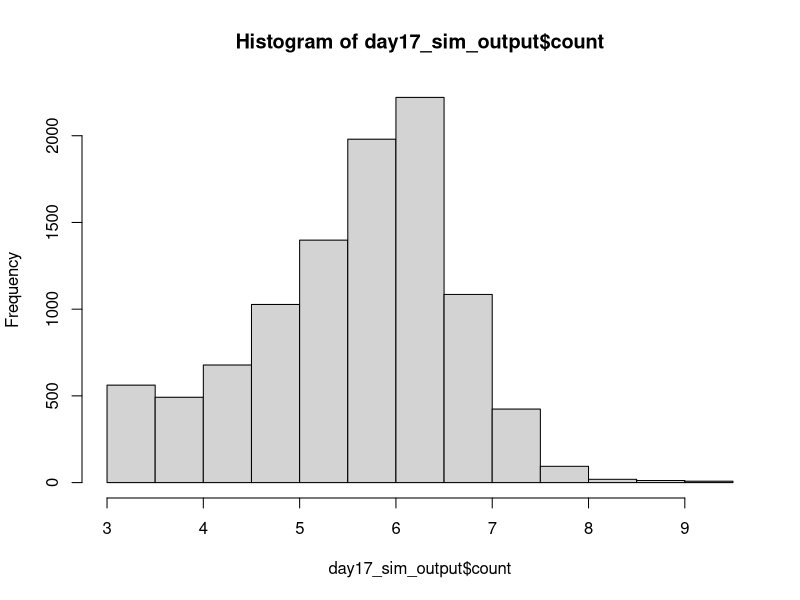
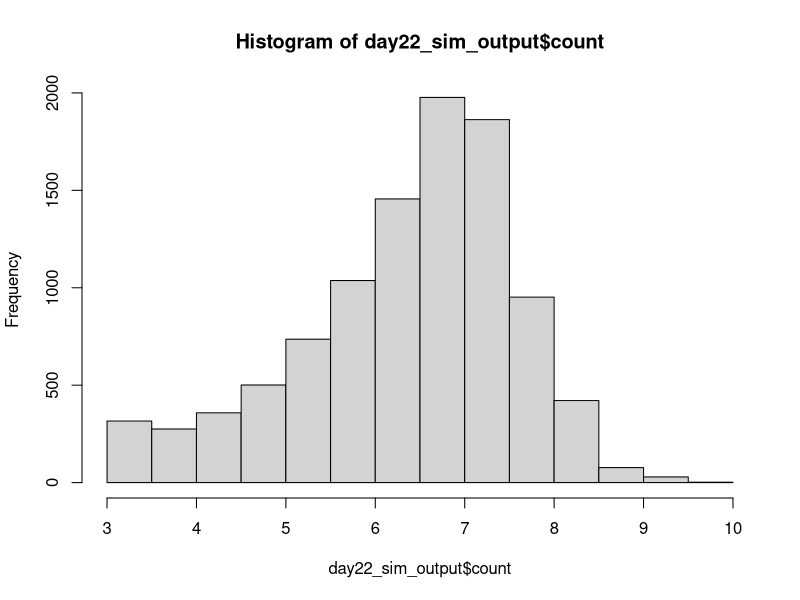

Generate these figures, in order, with R: (Note: this script raises an error after producing the figures.)
## ---------------------------Title---------------------------------------------
# CIDA Shelf Life Model

## ---------------------------Description---------------------------------------
# Project: CIDA Spinach 

# Description: 

## ---------------------------Packages------------------------------------------

#   Loading packages
library(dplyr); library(MASS); library(VGAM)

## ---------------------------Seed----------------------------------------------

#Set seed
set.seed(1)

## ---------------------------Inputs--------------------------------------------

#Load in data

strain_param <- read.csv("primary_model_parameters_strain_by_rep_2022_08_26.csv", header = TRUE)
apc_param <- read.csv("primary_model_parameters_apc_by_rep_2022_09_01.csv", header = TRUE)

mumax_secon <- read.csv("secondary_model_mumax_strain_by_rep_2022-09-01.csv", header = TRUE)
lag_secon <- read.csv("secondary_model_lag_strain_by_rep_2022_09_01.csv", header = TRUE)
lag_apc_secon <- read.csv("secondary_model_lag_apc_by_rep2022_09_01.csv", header = TRUE)

initial_count <- read.csv("initial_distribution_2022_08_24.csv", header = TRUE)
st_frequency <- read.csv("st_frequency_2022_05_18.csv", header = TRUE)

#Change strain parameters to lowercase 
strain_param$isolate <- tolower(strain_param$isolate)
apc_param$isolate <- tolower(apc_param$isolate)

mumax_secon$isolate <- tolower(mumax_secon$isolate)
lag_secon$isolate <- tolower(lag_secon$isolate)

#Initial Count Distribution: Log transforming initial count, and fitting a normal distribution to the data
initial_count_dist <- function(n){
  ans <- runif(n, min = initial_count$min, max = initial_count$max)
  return(ans)
}

#ST Distribution
isolates <- st_frequency$cida_isolates
st_prev <- st_frequency$frequency

st_dist <- function(n) {
ans <- sample(isolates, size = n, prob = st_prev, replace = T)
return(ans)
}

#Storage Temperature Distribution
temp_location <- 4
temp_shape <- 2.31

temp_dist <- function(n) {
  ans <- rlaplace(n, temp_location, temp_shape)
  for(i in 1:n)
  while (ans[i] < 0 | ans[i] > 10) {
    ans[i] <- rlaplace(1, temp_location, temp_shape)
  }
  return(ans)
}

#Primary Growth Models 


#Baranyi
baranyi <- function(day, log10n0, log10nmax, mumax, lag){
  log10n <- log10nmax + log10((-1 + exp(mumax * lag) + exp(mumax * day))/(exp(mumax * day) - 1 + exp(mumax * lag) * 10^(log10nmax - log10n0)))
}

#Baranyi without lag
baranyi_no_lag <- function(day, log10n0, log10nmax, mumax){
  log10n <- log10nmax - log10(1 + (10^(log10nmax - log10n0) - 1) * exp(-mumax * day))
}

#Buchanan
buchanan <- function(day, log10n0, log10nmax, mumax, lag){
  log10n <- log10n0 + (day >= lag) * (day <= (lag + (log10nmax - log10n0) * log(10) / mumax)) * mumax * (day - lag) / log(10) + (day >= lag) * (day>(lag + (log10nmax - log10n0) * log(10) / mumax)) * (log10nmax - log10n0)
}

#Buchanan without lag
buchanan_no_lag <- function(day, log10n0, log10nmax, mumax){
  log10n <- log10n0 + (day <= ((log10nmax - log10n0) * log(10) / mumax)) * mumax * day / log(10) + (day > ((log10nmax - log10n0) * log(10) / mumax)) * (log10nmax - log10n0)
}

#Gompertz
gompertz <- function(day, log10n0, log10nmax, mumax, lag){
  log10n <- log10n0 + (log10nmax - log10n0) * exp(-exp(mumax * exp(1) * (lag - day) / ((log10nmax - log10n0) * log(10)) + 1))
}


log10N_with_lag <- function(day, log10n0, log10nmax, mumax, lag, model) {
  ans <- numeric(length = length(day))
  for(i in seq_along(day)){
    if (model[i] == "baranyi") {
      ans[i] <- baranyi(day[i], log10n0[i], log10nmax[i], mumax[i], lag[i])
    }
    else if(model[i] == 'buchanan') {
      ans[i] <- buchanan(day[i], log10n0[i], log10nmax[i], mumax[i], lag[i])
    }
    else if(model[i] == "gompertz"){
      ans[i] <- gompertz(day[i], log10n0[i], log10nmax[i], mumax[i], lag[i])
    } 
    else{
      stop(paste0(model, " is not a valid model name. Must be one of Buchanan, Baranyi, Gompertz."))
    }
  }
  return(ans)
  
}

log10N_without_lag <- function(day, log10n0, log10nmax, mumax, model) {
  ans <- numeric(length = length(day))
  for(i in seq_along(day)){
    if (model[i] == "baranyi_no_lag") {
      ans[i] <- baranyi_no_lag(day[i], log10n0[i], log10nmax[i], mumax[i])
    }
    else if(model[i] == 'buchanan_no_lag') {
      ans[i] <- buchanan_no_lag(day[i], log10n0[i], log10nmax[i], mumax[i])
    }
    else{
      stop(paste0(model, " is not a valid model name. Must be one of Buchanan, Baranyi, Gompertz."))
    }
  }
  return(ans)
  
}

#Secondary model 

NewMu <- function(temp, b, temp_min) {
  sqrt_mu <- b*(temp - temp_min)
  ans <- sqrt_mu^2
  return(ans)
}

NewLag <- function(temp, b, temp_min) {
  sqrt_lag <- b*(temp - temp_min)
  ans <- sqrt_lag^2
  return(ans)
}

## ---------------------------Simulation Overview-------------------------------

n_packages <- 10000
n_sim <- n_packages
n_day <- 22

## ---------------Assigning Model Inputs----------------------------------------

#Assigning initial count, ST and temperature to each package
packages_sim <- data.frame(matrix(, nrow = n_sim, ncol = 9))
colnames(packages_sim) <- c("package", "initial_count", "storage_temp", "isolate", "isolate_rep", "model", "lag", "mu", "nmax")

packages_sim$package <- rep(1:n_packages)
packages_sim$initial_count <- initial_count_dist(n_sim)
packages_sim$storage_temp <- temp_dist(n_sim)
packages_sim$isolate <- st_dist(n_sim)
packages_sim$isolate_rep <- sample(1:3, n_sim, replace = TRUE)

#Assigning a growth model to each package. The selected model will be the best fitting model at 6˚C 
for(i in 1:n_sim){
  strain_index <- which(packages_sim$isolate[i] == strain_param$isolate & packages_sim$isolate_rep[i] == strain_param$rep & 6 == strain_param$temp)
  packages_sim$model[i] <- strain_param$model_type[strain_index]
}

#Assign lag to each package

for(i in 1:n_sim){
  rep <- packages_sim$isolate_rep[i]
  if(packages_sim$isolate[i] == "s12-0180"){
    rep <- sample(c(1, 3), 1, replace = TRUE)
  } else if (packages_sim$isolate[i] == "s12-0184"){
    rep <- 1
  } else if (packages_sim$isolate[i] == "s12-0132"){
    rep <- 3
  }  else {
    rep <- rep
  }
  apc_lag <- 0
  strain_index <- which(packages_sim$isolate[i] == lag_secon$isolate & rep == lag_secon$rep)
  strain_lag <- NewLag(packages_sim$storage_temp[i], lag_secon$b_mu[strain_index], lag_secon$temp_min_mu[strain_index])
  strain_lag <- ifelse(packages_sim$isolate[i] == "s12-0166", 0, strain_lag)
  packages_sim$lag[i] <- runif(n = 1, min = min(strain_lag, apc_lag), max = max(strain_lag, apc_lag))
  packages_sim$lag[i] <- packages_sim$lag[i]
}

packages_sim$lag <- ifelse(packages_sim$model %in% c("baranyi_no_lag", "buchanan_no_lag"), NA, packages_sim$lag)

#Assign mumax to each package
for(i in 1:n_sim){
  rep <- ifelse(packages_sim$isolate[i] == "s12-0141", 1, packages_sim$isolate_rep[i])
  strain_index <- which(packages_sim$isolate[i] == mumax_secon$isolate & rep == mumax_secon$rep)
  package_mu <- NewMu(packages_sim$storage_temp[i], mumax_secon$b_mu[strain_index], mumax_secon$temp_min_mu[strain_index])
  packages_sim$mu[i] <- package_mu*0.6
}

#Assign nmax to each package
for(i in 1:n_sim){
  rep <- packages_sim$isolate_rep[i]
strain_index <- which(packages_sim$isolate[i] == strain_param$isolate & rep == strain_param$rep & 6 == strain_param$temp)
apc_index <- which(packages_sim$isolate[i] == apc_param$isolate & rep == apc_param$rep & 6 == apc_param$temp)
strain_nmax <- strain_param$nmax[strain_index]
apc_nmax <- apc_param$nmax[strain_index]
packages_sim$nmax[i] <- runif(n = 1, strain_nmax, apc_nmax)
}

## ----------------Assessing Growth Over Shelf Life-----------------------------

models_with_lag <- c("baranyi", "buchanan", "gompertz")

shelf_life_sim <- packages_sim[rep(seq_len(nrow(packages_sim)), each = 22), ]
rownames(shelf_life_sim) <- 1:nrow(shelf_life_sim)
shelf_life_sim["day"] <- rep(1:n_day, times = n_sim)
shelf_life_sim["count"] <- NA

shelf_life_sim[is.na(shelf_life_sim$lag), ] <- shelf_life_sim[is.na(shelf_life_sim$lag), ] %>% 
  mutate(count = log10N_without_lag(day, initial_count, nmax, mu, model))

shelf_life_sim[!is.na(shelf_life_sim$lag), ] <- shelf_life_sim[!is.na(shelf_life_sim$lag), ] %>% 
  mutate(count = log10N_with_lag(day, initial_count, nmax, mu, lag, model))

## --------------------------------Plotting Outcome-----------------------------

day17_sim_output <- shelf_life_sim %>%
  filter(day == 17)

h17 <- hist(day17_sim_output$count)
h17


day22_sim_output <- shelf_life_sim %>%
  filter(day == 22)

h22 <- hist(day22_sim_output$count)
h22

## --------------------------------Threshold------------------------------------

sa_temp <- shelf_life_sim %>%
  group_by(day) %>%
  summarise(prop_fail = sum(count > 7.6)/n_packages) %>%
  mutate(adj = 0.6) %>%
  mutate(param = "mumax")

## --------------------------------Export---------------------------------------

date <- Sys.Date()
date <- gsub("-", "_", date)
file_name <- paste0("output/sa_mumax_", date,".csv")
  
write.table(sa_temp, file_name, sep = ",", col.names = !file.exists(file_name), append = T, row.names = FALSE)
